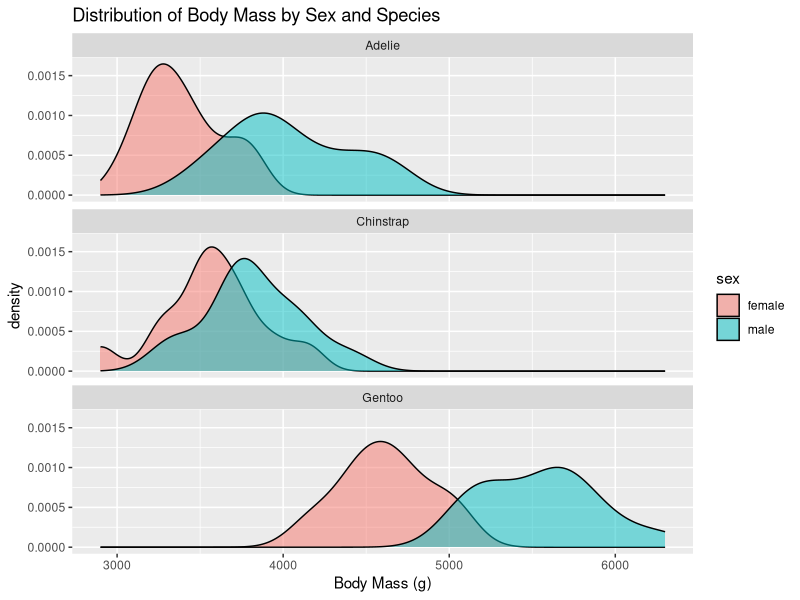
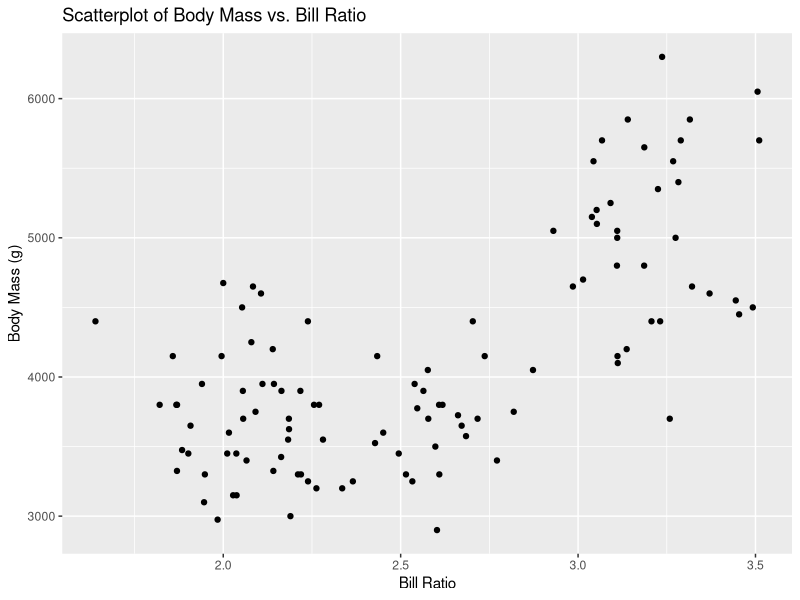
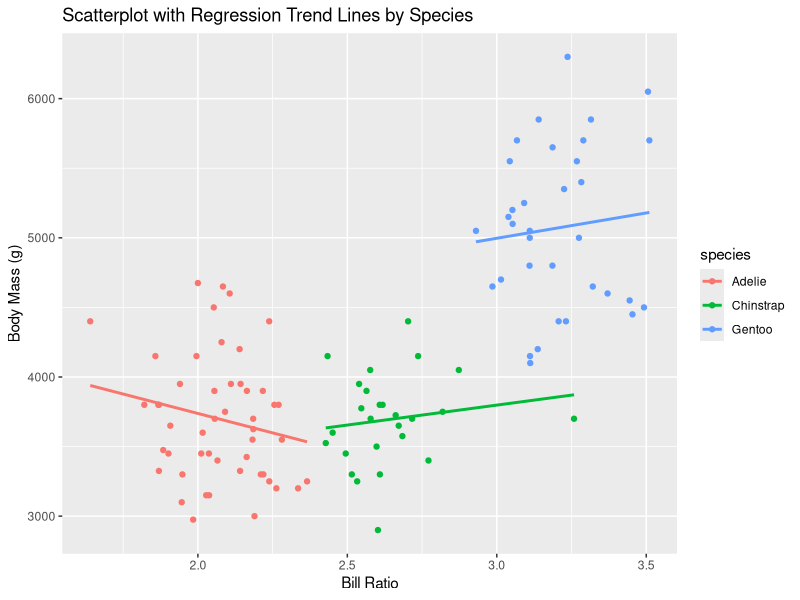
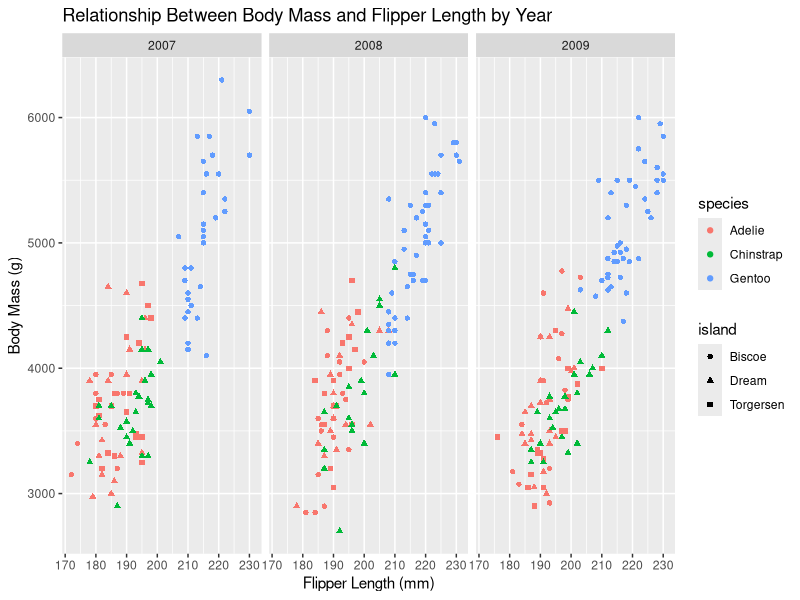

These charts were generated, in order, by the following R code:
## ---- chunk 1
knitr::opts_chunk$set(echo = TRUE, eval = TRUE,  
                      warning = FALSE, message = FALSE, 
                      fig.align = "center",
                      R.options = list(max.print=100))

# Edit the file starting below
## ---- chunk 2
# Load tidyverse
library(tidyverse)

# If you get an error with this next line, you need to run install.packages("palmerpenguins") in the console
library(palmerpenguins)

# Save the data as a dataframe
penguins <- as_tibble(penguins)

# Take a look at the top of the data frame
penguins
## ---- chunk 3
# Filter the penguins and compare the number of rows
penguins_2007 <- penguins %>%
  filter(year == 2007)

totalrow <- nrow(penguins)
rows2007 <- nrow(penguins_2007)

totalrow
rows2007
## ---- chunk 4
# Group penguins_2007 by species and island and count the observations in each group
species_island <- penguins_2007 %>%
  group_by(species, island) %>%
  summarise(n = n()) %>%
  arrange(species, island)

species_island
## ---- chunk 5
# Create a new variable bill_ratio
penguins_2007 <- penguins_2007 %>%
  mutate(bill_ratio = bill_length_mm / bill_depth_mm)
## ---- chunk 6
# Check for cases where bill_ratio exceeds 3.5.
exceedbill_ratio <- penguins_2007 %>%
  filter(bill_ratio > 3.5) %>%
  select(species, bill_ratio)

exceedbill_ratio

## ---- chunk 7
# For each species, find the three penguins with the smallest bill_ratio and show species, sex, and bill_ratio
smallestbill_ratio <- penguins_2007 %>%
  group_by(species) %>%
  arrange(bill_ratio) %>%
  slice_head(n = 3) %>%
  select(species, sex, bill_ratio)

smallestbill_ratio
## ---- chunk 8
# Calculate the mean and standard deviation of bill_ratio for each species
billstats <- penguins_2007 %>%
  group_by(species) %>%
  summarise(mean_bill_ratio = mean(bill_ratio, na.rm = TRUE),
            sd_bill_ratio = sd(bill_ratio, na.rm = TRUE))

billstats

## ---- chunk 9
# Remove rows with missing values for sex and create a ggplot for body_mass_g distributions by male and female penguins, faceted by species.
penguins_2007 %>%
  filter(!is.na(sex)) %>%
  ggplot(aes(x = body_mass_g, fill = sex)) +
  geom_density(alpha = 0.5) +
  facet_wrap(~ species, nrow = 3) +
  labs(x = "Body Mass (g)", title = "Distribution of Body Mass by Sex and Species")

## ---- chunk 10
# Scatterplot of body_mass_g vs bill_ratio for penguins_2007
ggplot(penguins_2007, aes(x = bill_ratio, y = body_mass_g)) +
  geom_point() +
  labs(x = "Bill Ratio", y = "Body Mass (g)", 
       title = "Scatterplot of Body Mass vs. Bill Ratio")
## ---- chunk 11
# Create a scatterplot with a linear regression line, colored by species
ggplot(penguins_2007, aes(x = bill_ratio, y = body_mass_g, color = species)) +
  geom_point() +
  geom_smooth(method = "lm", se = FALSE) +
  labs(x = "Bill Ratio", y = "Body Mass (g)",
       title = "Scatterplot with Regression Trend Lines by Species")

## ---- chunk 12
# Create a busy plot using the original penguins dataset, mapping body_mass_g, flipper_length_mm, species, and island,
ggplot(penguins, aes(x = flipper_length_mm, y = body_mass_g, color = species, shape = island)) +
  geom_point() +
  facet_wrap(~ year) +
  scale_x_continuous(breaks = seq(170, 240, by = 10)) +
  labs(x = "Flipper Length (mm)", y = "Body Mass (g)",
       title = "Relationship Between Body Mass and Flipper Length by Year")
